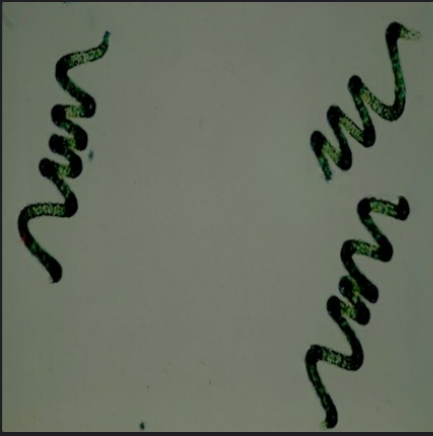
#> input picture 2.jpg, 433 x 436 px
$ python main.py
#> lines starting #> are read from the running program, lines starting #| are printed output that depends on the picture; after the words box and inside, x2 and y2 are one past the last pixel; in counts of white or black regions, pixels touching at a corner belong together
# from help2 import crop_black_borders,white_balance,draw_boxes
import cv2
# read the image
image = cv2.imread('2.jpg')
#> image is the input picture: shape (436, 433, 3); mean B, G, R 94.2, 108.5, 101
# B, G, R channel splitting
blue, green, red = cv2.split(image)
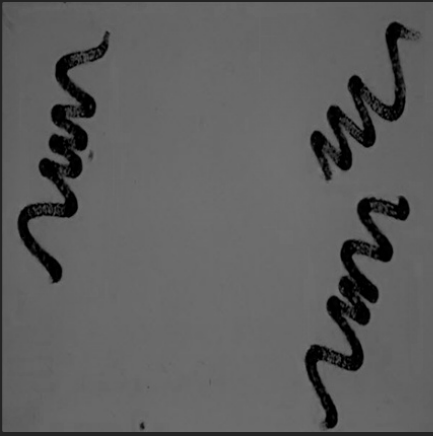
#> blue: shape (436, 433); min 0, max 117, mean 94.2
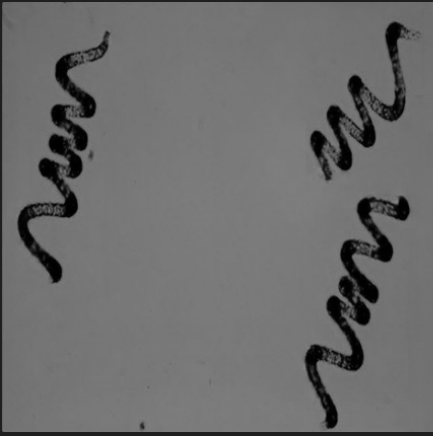
#> green: shape (436, 433); min 0, max 134, mean 108.5
# detect contours using blue channel and without thresholding
contours1, hierarchy1 = cv2.findContours(image=blue, mode=cv2.RETR_TREE, method=cv2.CHAIN_APPROX_NONE)
#> contours1 = 343 contours, 288 with area under 20; largest, box (x1, y1, x2, y2) and area: (0, 0, 433, 436) 187920, (350, 269, 371, 299) 214, (337, 136, 348, 170) 158, (55, 57, 69, 79) 142, (343, 241, 354, 272) 138
# draw contours on the original image
image_contour_blue = image.copy()
#> (the run stopped early here; a loop or call above may not have finished)
